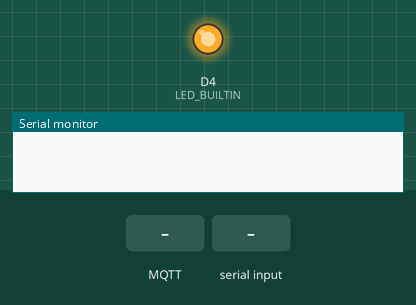
Simulated run of this sketch. Board: ESP8266 (NodeMCU). Parts: output pins drawn as LEDs (lit = HIGH, except the on-board LED, lit = LOW), the last lines printed to the serial monitor. Dashed ring = blinking. Inputs (shaded band) come from the test bench. WiFi joins after 1.5 s; servers stay silent unless stated; network time is answered at once with the bench clock; the local clock reads 2024-03-15 10:24:30 at power-on unless the sketch sets it; storage starts empty; random numbers use the default seed unless the sketch sets one; no MQTT or app messages arrive unless stated.

Above: at 0.0 s.
At 6.38 s:
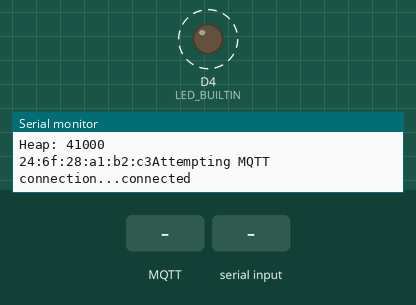
6.8 s: MQTT message "1" arrives on the first subscribed topic
At 7.08 s:
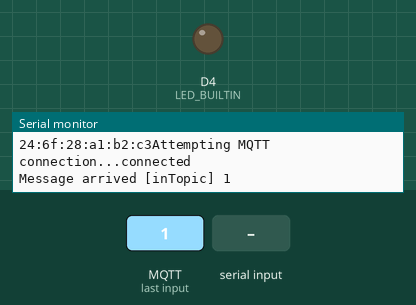
10.3 s: "1" received over the second serial link
13.8 s: MQTT message "on" arrives on the first subscribed topic
17.3 s: MQTT message "off" arrives on the first subscribed topic
Timing chart, 0 to 21.8 s (numbered marks = the images above; inputs shaded):
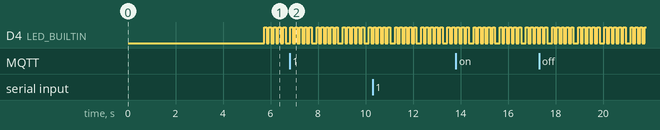

Measured:
- by itself, D4 (LED_BUILTIN): repeats every 1.1 s: LOW 0.10 s, HIGH 0.10 s, LOW 0.20 s, 3 × (HIGH 0.10 s, LOW 0.10 s), HIGH 0.10 s

The sketch:

senior_esp8266.ino
```cpp
#include "FS.h"
#include <ESP8266WiFi.h>;
#include <PubSubClient.h>;
#include <NTPClient.h>;
#include <WiFiUdp.h>;
#include <SoftwareSerial.h>
#include <WiFiManager.h>

SoftwareSerial NodeMCU(D2, D3);

WiFiUDP ntpUDP;
NTPClient timeClient(ntpUDP, "pool.ntp.org");

const char *AWS_endpoint = "a23udt1w5v4r7e-ats.iot.us-west-2.amazonaws.com"; // MQTT broker ip

void callback(char *topic, byte *payload, unsigned int length)
{
   Serial.print("Message arrived [");
   Serial.print(topic);
   Serial.print("] ");
   for(int i = 0; i < length; i++)
   {
      Serial.print((char)payload[i]);
   }
   Serial.println();
}
WiFiClientSecure espClient;
PubSubClient client(AWS_endpoint, 8883, callback, espClient); // set MQTT port number to 8883 as per //standard
#define BUFFER_LEN 256
long lastMsg = 0;
char msg[BUFFER_LEN];
int value = 0;
byte mac[6];
char mac_Id[18];
bool isFound = false;
uint8_t counter = 0;
uint8_t medFound = 0;

void setup_wifi()
{
   delay(10);
   // We start by connecting to a WiFi network
   espClient.setBufferSizes(512, 512);

   Serial.println();
   WiFiManager wifiManager;
   Serial.println("Conecting.....");
   wifiManager.autoConnect("Smart Shelf", "password");
   Serial.println("connected");

   timeClient.begin();
   while(!timeClient.update())
   {
      timeClient.forceUpdate();
   }

   espClient.setX509Time(timeClient.getEpochTime());
}

void reconnect()
{
   // Loop until we're reconnected
   while(!client.connected())
   {
      Serial.print("Attempting MQTT connection...");
      // Attempt to connect
      if(client.connect("ESPthing"))
      {
         Serial.println("connected");
         client.subscribe("inTopic");
      }
      else
      {
         Serial.print("failed, rc=");
         Serial.print(client.state());
         Serial.println(" try again in 5 seconds");

         char buf[256];
         espClient.getLastSSLError(buf, 256);
         Serial.print("WiFiClientSecure SSL error: ");
         Serial.println(buf);

         // Wait 5 seconds before retrying
         delay(5000);
      }
   }
}

void setup()
{
   Serial.begin(115200);
   NodeMCU.begin(115200);
   pinMode(D2, INPUT);
   pinMode(D3, OUTPUT);

   Serial.setDebugOutput(true);
   // initialize digital pin LED_BUILTIN as an output.
   pinMode(LED_BUILTIN, OUTPUT);
   setup_wifi();
   delay(1000);
   if(!SPIFFS.begin())
   {
      Serial.println("Failed to mount file system");
      return;
   }

   Serial.print("Heap: ");
   Serial.println(ESP.getFreeHeap());

   // Load certificate file
   File cert = SPIFFS.open("/cert.der", "r"); // replace cert.crt eith your uploaded file name
   if(!cert)
   {
      Serial.println("Failed to open cert file");
   }
   else
      Serial.println("Success to open cert file");

   delay(1000);

   if(espClient.loadCertificate(cert))
      Serial.println("cert loaded");
   else
      Serial.println("cert not loaded");

   // Load private key file
   File private_key = SPIFFS.open("/private.der", "r"); // replace private eith your uploaded file name
   if(!private_key)
   {
      Serial.println("Failed to open private cert file");
   }
   else
      Serial.println("Success to open private cert file");

   delay(1000);

   if(espClient.loadPrivateKey(private_key))
      Serial.println("private key loaded");
   else
      Serial.println("private key not loaded");

   // Load CA file
   File ca = SPIFFS.open("/ca.der", "r"); // replace ca eith your uploaded file name
   if(!ca)
   {
      Serial.println("Failed to open ca ");
   }
   else
      Serial.println("Success to open ca");

   delay(1000);

   if(espClient.loadCACert(ca))
      Serial.println("ca loaded");
   else
      Serial.println("ca failed");

   Serial.print("Heap: ");
   Serial.println(ESP.getFreeHeap());

   WiFi.macAddress(mac);
   snprintf(mac_Id, sizeof(mac_Id), "%02x:%02x:%02x:%02x:%02x:%02x", mac[0], mac[1], mac[2], mac[3], mac[4], mac[5]);
   Serial.print(mac_Id);
}

void loop()
{
   if(!client.connected())
   {
      reconnect();
   }
   client.loop();
   long now = millis();
   if(now - lastMsg > 1000)
   {
      lastMsg = now;
      String macIdStr = mac_Id;
      NodeMCU.print('READY');
      delay(100);
      if(NodeMCU.available() > 0)
      {
         uint8_t val = NodeMCU.read(); // changed from uint8_t

         // bool isFound = false;
         // int counter = 0;
         while(NodeMCU.available() > 0)
         {
            ++counter;
            uint8_t isPlaced = NodeMCU.read();
            Serial.print(isPlaced);
            Serial.print('\t');
            if(isFound == false && isPlaced == 1)
            {
               isFound = true;
               medFound = counter;
            }

            Serial.print(medFound);
            Serial.print('\t');
         }

         String randomString = String(random(0xffff), HEX);
         snprintf(msg, BUFFER_LEN, "{\"mac_Id\" : \"%s\", \"weight\" : %d, \"medicine\" : \"%d\"}", macIdStr.c_str(), val, medFound);
         Serial.print("Publish message: ");
         Serial.println(msg);
         client.publish("outTopic", msg);
         isFound = false;
         counter = 0;
         medFound = 0;
      }
   }
   digitalWrite(LED_BUILTIN, HIGH); // turn the LED on (HIGH is the voltage level)
   delay(100); // wait for a second
   digitalWrite(LED_BUILTIN, LOW); // turn the LED off by making the voltage LOW
   delay(100); // wait for a second
}
```
